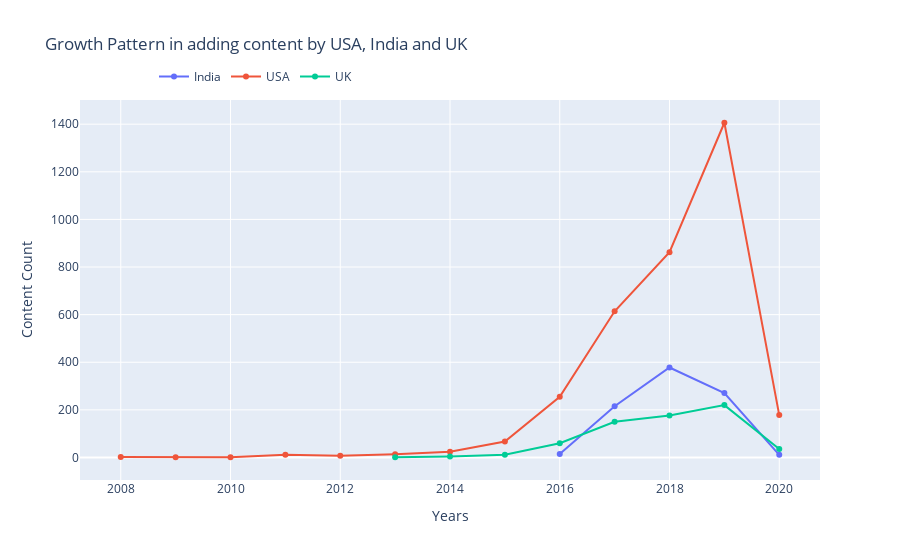

The notebook cell this image was saved under:
### Code cell
trace1 = go.Scatter(x=india_yearly_growth_count_df['year_added'], y=india_yearly_growth_count_df['count'], name="India")
trace2 = go.Scatter(x=usa_yearly_growth_count_df['year_added'], y=usa_yearly_growth_count_df['count'], name="USA")
trace3 = go.Scatter(x=uk_yearly_growth_count_df['year_added'], y=uk_yearly_growth_count_df['count'], name="UK")

data = [trace1, trace2, trace3]
layout = go.Layout(title="Growth Pattern in adding content by USA, India and UK", legend=dict(x=0.1, y=1.1, orientation="h"))
fig = go.Figure(data, layout=layout)

fig.update_xaxes(title_text='Years')
fig.update_yaxes(title_text='Content Count')

fig.show()

fig.write_image("./Plots/Growth Pattern in adding content by USA, India and UK.jpeg")

### Figure 1 — Plotly figure (JSON) as saved in the notebook; plotly's stock layout.template omitted (floating-point values rounded to 4 significant figures)
{"data": [{"name": "India", "type": "scatter", "x": [2016, 2017, 2018, 2019, 2020], "y": [15, 215, 378, 271, 11]}, {"name": "USA", "type": "scatter", "x": [2008, 2009, 2010, 2011, 2012, 2013, 2014, 2015, 2016, 2017, 2018, 2019, 2020], "y": [2, 1, 1, 12, 7, 14, 24, 67, 255, 614, 862, 1406, 178]}, {"name": "UK", "type": "scatter", "x": [2013, 2014, 2015, 2016, 2017, 2018, 2019, 2020], "y": [1, 4, 12, 60, 150, 176, 220, 36]}], "layout": {"legend": {"orientation": "h", "x": 0.1, "y": 1.1}, "title": {"text": "Growth Pattern in adding content by USA, India and UK"}, "xaxis": {"title": {"text": "Years"}}, "yaxis": {"title": {"text": "Content Count"}}}}
